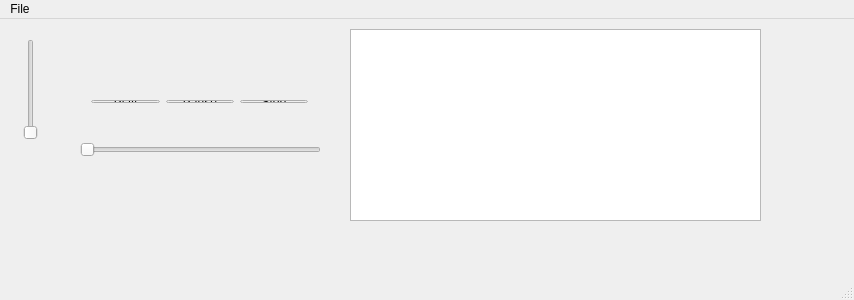
<?xml version="1.0" encoding="UTF-8"?>
<ui version="4.0">
 <class>MainWindow</class>
 <widget class="QMainWindow" name="MainWindow">
  <property name="geometry">
   <rect>
    <x>0</x>
    <y>0</y>
    <width>854</width>
    <height>300</height>
   </rect>
  </property>
  <property name="windowTitle">
   <string>MainWindow</string>
  </property>
  <widget class="QWidget" name="centralWidget">
   <widget class="QSlider" name="verticalSlider">
    <property name="geometry">
     <rect>
      <x>20</x>
      <y>20</y>
      <width>22</width>
      <height>101</height>
     </rect>
    </property>
    <property name="orientation">
     <enum>Qt::Vertical</enum>
    </property>
   </widget>
   <widget class="QSlider" name="horizontalSlider">
    <property name="geometry">
     <rect>
      <x>80</x>
      <y>120</y>
      <width>241</width>
      <height>22</height>
     </rect>
    </property>
    <property name="orientation">
     <enum>Qt::Horizontal</enum>
    </property>
   </widget>
   <widget class="QListWidget" name="listWidget">
    <property name="geometry">
     <rect>
      <x>350</x>
      <y>10</y>
      <width>411</width>
      <height>192</height>
     </rect>
    </property>
   </widget>
   <widget class="QWidget" name="">
    <property name="geometry">
     <rect>
      <x>80</x>
      <y>70</y>
      <width>239</width>
      <height>25</height>
     </rect>
    </property>
    <layout class="QHBoxLayout" name="horizontalLayout">
     <item>
      <widget class="QPushButton" name="play">
       <property name="text">
        <string>Play</string>
       </property>
      </widget>
     </item>
     <item>
      <widget class="QPushButton" name="pause">
       <property name="text">
        <string>Pause</string>
       </property>
      </widget>
     </item>
     <item>
      <widget class="QPushButton" name="stop">
       <property name="text">
        <string>Stop</string>
       </property>
      </widget>
     </item>
    </layout>
   </widget>
   <widget class="QWidget" name="">
    <property name="geometry">
     <rect>
      <x>80</x>
      <y>20</y>
      <width>201</width>
      <height>16</height>
     </rect>
    </property>
    <layout class="QHBoxLayout" name="horizontalLayout_2">
     <item>
      <widget class="QLabel" name="nowPlayingLabel">
       <property name="font">
        <font>
         <weight>75</weight>
         <bold>true</bold>
        </font>
       </property>
       <property name="styleSheet">
        <string notr="true">color: rgb(0, 85, 255);</string>
       </property>
       <property name="text">
        <string>Now Playing:</string>
       </property>
      </widget>
     </item>
     <item>
      <widget class="QLabel" name="nowPlaying">
       <property name="text">
        <string>TextLabel</string>
       </property>
      </widget>
     </item>
    </layout>
   </widget>
   <zorder>progressBar</zorder>
   <zorder>horizontalSlider</zorder>
   <zorder>horizontalSlider</zorder>
   <zorder>play</zorder>
   <zorder>stop</zorder>
   <zorder>pause</zorder>
   <zorder>play</zorder>
   <zorder>verticalSlider</zorder>
   <zorder>horizontalSlider</zorder>
   <zorder>nowPlayingLabel</zorder>
   <zorder>listWidget</zorder>
  </widget>
  <widget class="QMenuBar" name="menuBar">
   <property name="geometry">
    <rect>
     <x>0</x>
     <y>0</y>
     <width>854</width>
     <height>21</height>
    </rect>
   </property>
   <widget class="QMenu" name="menuOpen">
    <property name="title">
     <string>File</string>
    </property>
    <addaction name="actionOpen"/>
    <addaction name="actionOpen_Directory"/>
   </widget>
   <addaction name="menuOpen"/>
  </widget>
  <widget class="QStatusBar" name="statusBar"/>
  <action name="actionOpen">
   <property name="text">
    <string>Open</string>
   </property>
  </action>
  <action name="actionOpen_Directory">
   <property name="text">
    <string>Open Directory</string>
   </property>
  </action>
 </widget>
 <layoutdefault spacing="6" margin="11"/>
 <resources/>
 <connections/>
</ui>
